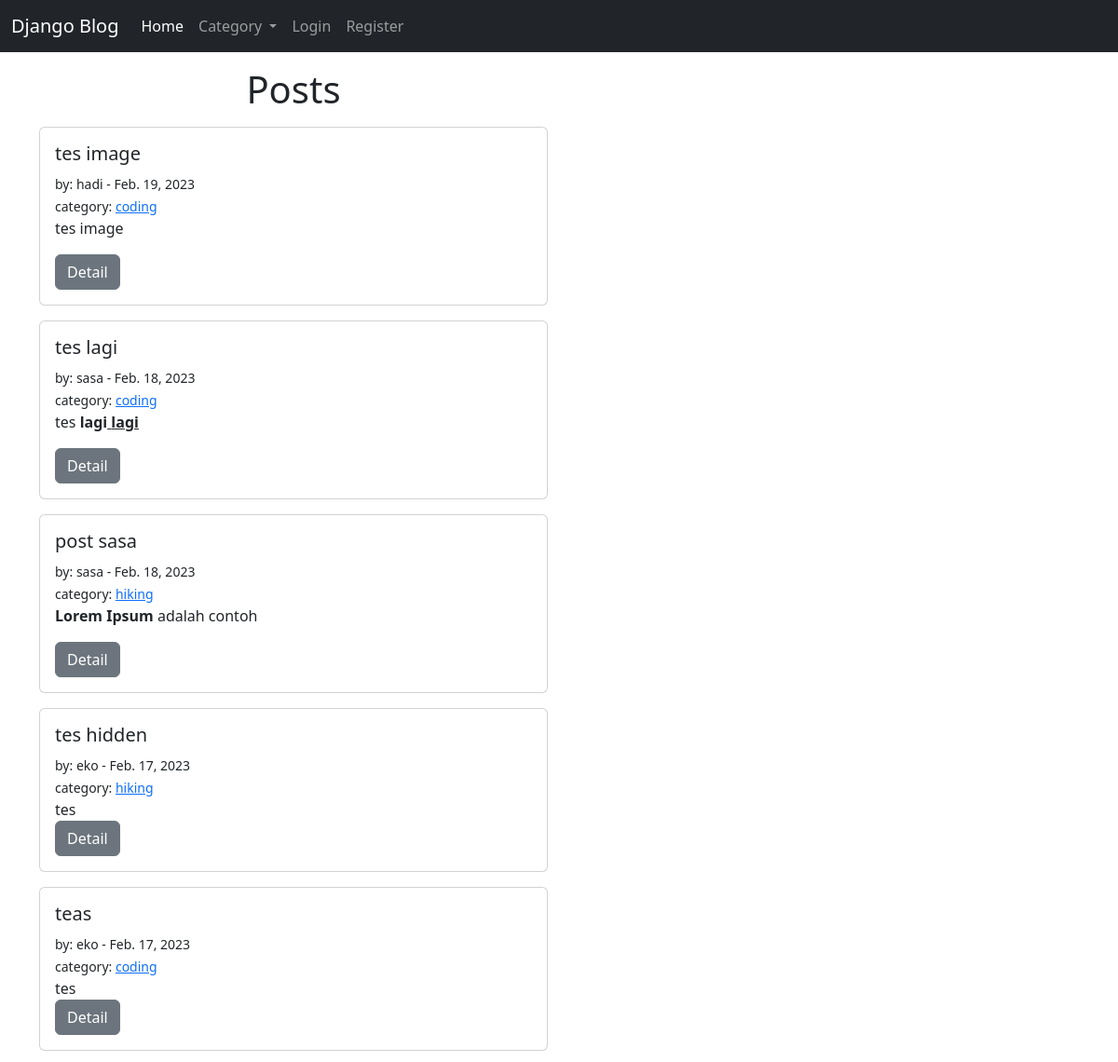
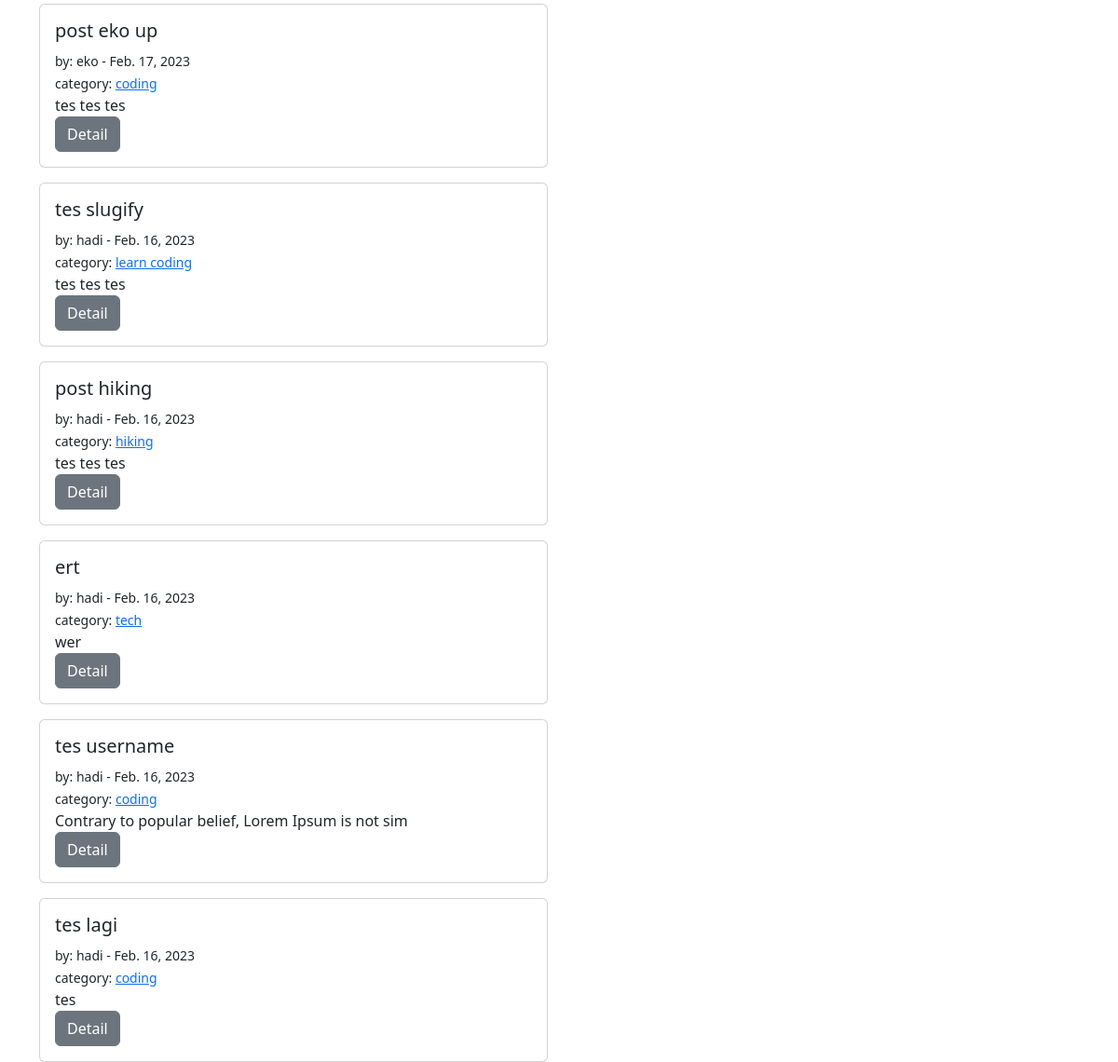
The page / on the database its author committed (2 pictures, top to bottom).
### blog/models.py (models this page shows, shortened)
class Post(models.Model):
    title = models.CharField(max_length=255)
    author = models.ForeignKey(User, on_delete=models.CASCADE)
    image = models.ImageField(blank=True, null=True, upload_to='images/')
    body = RichTextField(blank=True, null=True)
    date = models.DateField(auto_now_add=True)
    category = models.CharField(max_length=255, default='coding')
    likes = models.ManyToManyField(User, related_name='blog_posts')

### blog/views.py (the view)
# urls.py: path('', HomeView.as_view(), name='home'),
class HomeView(ListView):
    model = Post
    template_name = 'home.html'
    ordering = ['-id']
    def get_context_data(self, *args, **kwargs):
        cat_menu = Category.objects.all()
        context = super(HomeView, self).get_context_data(*args, **kwargs)
        context["cat_menu"] = cat_menu
        return context

### blog/models.py (called while the page is built)
    def __str__(self):
        return self.name

### templates/home.html (shortened to what this page needs)
{% extends 'base.html' %}
{% block content %}
<div class="row mt-3">
  <div class="col-md-6">
    <h1 class="text-center">Posts</h1>
    {% for post in object_list %}
    <div class="card mt-3" >
      <div class="card-body">
        <h5 class="card-title"> {{post.title}} </h5>
        <small>by: {{post.author}} - {{post.date}} </small><br>
        <small>category: <a href="{% url 'category' post.category|slugify %}">{{post.category}}</a></small>
        <div>
          {{post.body|safe|slice:":50"}}
        </div>
        <a href="{% url 'detail' post.pk %}" class="btn btn-secondary">Detail</a>
    </div>
  </div>
    {%endfor%}
</div>
{% endblock content %}

### templates/base.html (shortened to what this page needs)
<!doctype html>
<html lang="en">
  <head>
    <link href="https://cdn.jsdelivr.net/npm/bootstrap@5.2.3/dist/css/bootstrap.min.css" rel="stylesheet">
  </head>
  <body>
    <nav class="navbar navbar-expand-lg navbar-dark bg-dark">
      <div class="container-fluid">
        <a class="navbar-brand" href="/">Django Blog</a>
        <div class="collapse navbar-collapse" id="navbarNav">
          <ul class="navbar-nav">
              <li class="nav-item">
                <a class="nav-link active" aria-current="page" href="/">Home</a>
              </li>
              <li class="nav-item dropdown">
                <a class="nav-link dropdown-toggle" href="#" role="button" data-bs-toggle="dropdown" aria-expanded="false">
                  Category
                </a>
              </li>
            {% if user.is_authenticated %}
              <li class="nav-item">
                <a class="nav-link" href="{% url 'create' %}">Add Post</a>
              </li>
              <li class="nav-item">
                <a class="nav-link" href="{% url 'add-category' %}">Add Category</a>
              </li>
              <li class="nav-item">
                <a class="nav-link" href="{% url 'edit-profile' %}">Edit Profile</a>
              </li>
              <li class="nav-item">
                <span class="nav-link active">{{user.username}}</span>
              </li>
              <li class="nav-item">
                <a class="nav-link" href="{% url 'logout' %}">Logout</a>
              </li>
            {% else %}
              <li class="nav-item">
                <a class="nav-link" href="{% url 'login' %}">Login</a>
              </li>
              <li class="nav-item">
                <a class="nav-link" href="{% url 'register' %}">Register</a>
              </li>
            {% endif %}
          </ul>
        </div>
      </div>
    </nav>
    <div class="container">
        {% block content %}{% endblock content %}
    </div>
  </body>
</html>

### rows shown on the page
Post: title "tes image", author "hadi", date "Feb. 19, 2023", category "coding", body "tes image"
Post: title "tes lagi", author "sasa", date "Feb. 18, 2023", category "coding", body "tes lagi lagi"
Post: title "post sasa", author "sasa", date "Feb. 18, 2023", category "hiking", body "Lorem Ipsum adalah contoh"
Post: title "tes hidden", author "eko", date "Feb. 17, 2023", category "hiking", body "tes"
Post: title "teas", author "eko", date "Feb. 17, 2023", category "coding", body "tes"
Post: title "post eko up", author "eko", date "Feb. 17, 2023", category "coding", body "tes tes tes"
Post: title "tes slugify", author "hadi", date "Feb. 16, 2023", category "learn coding", body "tes tes tes"
Post: title "post hiking", author "hadi", date "Feb. 16, 2023", category "hiking", body "tes tes tes"
Post: title "ert", author "hadi", date "Feb. 16, 2023", category "tech", body "wer"
Post: title "tes username", author "hadi", date "Feb. 16, 2023", category "coding", body "Contrary to popular belief, Lorem Ipsum is not sim"
Post: title "tes lagi", author "hadi", date "Feb. 16, 2023", category "coding", body "tes"
